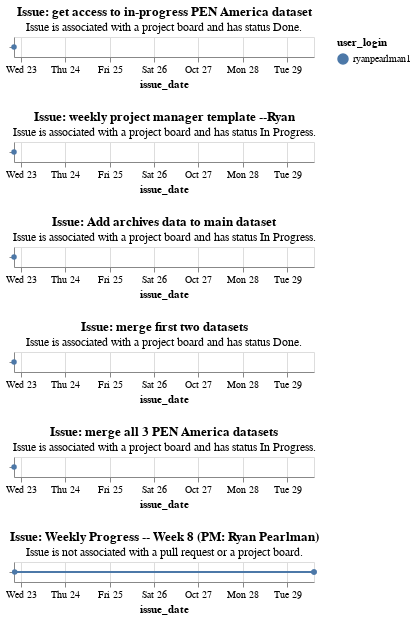

The code cell stored with this chart in its notebook:
### Markdown cell above
### Issues and Project Management Over Time

### Code cell
# Once again melt the issues dataframe from wide to long format so that we can have all the issue dates in one column called issue_date
melted_issues_df = issues_df.melt(id_vars=['user.login', 'title', 'state', 'body', 'html_url', 'assignee', 'assignees_logins', 'labels', 'milestone', 'draft', 'comments', 'state_reason', 'closed_by.login', 'reactions.total_count', 'issue_duration', 'issue_associated_with_pull_request', 'pull_request.url', 'issue_status_on_project_board'], value_vars=['created_at', 'updated_at', 'closed_at'], var_name='issue_date_type', value_name='issue_date')

# Rename columns for because Altair does not let us use '.' in the column names
melted_issues_df = melted_issues_df.rename(columns={
    'user.login': 'user_login', 
    'closed_by.login': 'closed_by_login'
})

# Sort the DataFrame by issue_date
melted_issues_df = melted_issues_df.sort_values(by='issue_date')

# Get the unique issue titles
issue_titles = melted_issues_df['title'].unique().tolist()

# Initialize an empty list to store the charts
charts = []
# Loop through each issue title to create a chart for the issue
for title in issue_titles:
    # Create a selection so that we can highlight the contributions of each group member
    selection = alt.selection_point(fields=['user_login'], bind='legend')
    
    # Filter the DataFrame for the current issue title
    subset_data = melted_issues_df[melted_issues_df['title'] == title]
    
    # Initialize a list to store subtitles for the chart
    subtitle = []
    
    # Check if the issue is associated with a pull request
    has_pr = subset_data[subset_data['issue_associated_with_pull_request'] == True]
    if not has_pr.empty:
        # If the issue is associated with a pull request, get the URL of the pull request and add it to the subtitle
        pr_url = subset_data['pull_request.url'].unique()[0]
        subtitle.append(f"Issue associated with a pull request ({pr_url}).")
    
    # Check if the issue is associated with a project board
    has_project_board = subset_data[subset_data['issue_status_on_project_board'].notna()]
    if not has_project_board.empty:
        # If the issue is associated with a project board, get the status of the issue on the project board and add it to the subtitle
        board_status = subset_data['issue_status_on_project_board'].unique()[0]
        subtitle.append(f"Issue is associated with a project board and has status {board_status}.")
    
    # If no subtitles were added, add a default message
    if not subtitle:
        subtitle = "Issue is not associated with a pull request or a project board."
    
    # Create a line chart for the current issue title
    chart = alt.Chart(subset_data).mark_line(point=True).encode(
        x='issue_date:T', # Use the issue date as the x-axis
        y=alt.Y('title', axis=alt.Axis(title=None, labels=False)), # Use the title as the y-axis and don't show the axis labels or title since we have the title in the chart title
        color='user_login:N', # Color the lines by the user login
        tooltip=[
            'user_login', 'closed_by_login', 'yearmonthdatehoursminutes(issue_date)', 'issue_date_type', 
            'title', 'body', 'state', 'assignee', 'assignees_logins', 'html_url'
        ], # Show the user login, closed by login, issue date, issue date type, title, body, state, assignee, assignees logins, and HTML URL in the tooltip
        opacity=alt.condition(selection, alt.value(1), alt.value(0.1)) # Set the opacity to 1 if the user login is selected and 0.1 if not
    ).add_params(selection).properties(
        # Set the title of the chart to be the issue title and the subtitle to be the subtitles we created
        title=alt.Title(f"Issue: {title}", subtitle=subtitle)
    )
    
    # Append the chart to the list of charts
    charts.append(chart)

# Concatenate all the charts vertically and resolve the x-scale to be shared
alt.vconcat(*charts).resolve_scale(x='shared')

### Figure 1 — Vega-Lite specification as saved in the notebook (floating-point values rounded to 4 significant figures)
{"config": {"view": {"continuousWidth": 300, "continuousHeight": 300}}, "vconcat": [{"data": {"name": "data-c96da6dcd81928903618370a75af5401"}, "mark": {"type": "line", "point": true}, "encoding": {"color": {"field": "user_login", "type": "nominal"}, "opacity": {"condition": {"param": "param_4", "value": 1}, "value": 0.1}, "tooltip": [{"field": "user_login", "type": "nominal"}, {"field": "closed_by_login", "type": "quantitative"}, {"field": "issue_date", "timeUnit": "yearmonthdatehoursminutes", "type": "temporal"}, {"field": "issue_date_type", "type": "nominal"}, {"field": "title", "type": "nominal"}, {"field": "body", "type": "quantitative"}, {"field": "state", "type": "quantitative"}, {"field": "assignee", "type": "quantitative"}, {"field": "assignees_logins", "type": "quantitative"}, {"field": "html_url", "type": "quantitative"}], "x": {"field": "issue_date", "type": "temporal"}, "y": {"axis": {"labels": false, "title": null}, "field": "title", "type": "nominal"}}, "name": "view_4", "title": {"text": "Issue: get access to in-progress PEN America dataset", "subtitle": ["Issue is associated with a project board and has status Done."]}}, {"data": {"name": "data-212f981fa1e5b789cc224af2da07b973"}, "mark": {"type": "line", "point": true}, "encoding": {"color": {"field": "user_login", "type": "nominal"}, "opacity": {"condition": {"param": "param_5", "value": 1}, "value": 0.1}, "tooltip": [{"field": "user_login", "type": "nominal"}, {"field": "closed_by_login", "type": "quantitative"}, {"field": "issue_date", "timeUnit": "yearmonthdatehoursminutes", "type": "temporal"}, {"field": "issue_date_type", "type": "nominal"}, {"field": "title", "type": "nominal"}, {"field": "body", "type": "quantitative"}, {"field": "state", "type": "quantitative"}, {"field": "assignee", "type": "quantitative"}, {"field": "assignees_logins", "type": "quantitative"}, {"field": "html_url", "type": "quantitative"}], "x": {"field": "issue_date", "type": "temporal"}, "y": {"axis": {"labels": false, "title": null}, "field": "title", "type": "nominal"}}, "name": "view_5", "title": {"text": "Issue: weekly project manager template --Ryan", "subtitle": ["Issue is associated with a project board and has status In Progress."]}}, {"data": {"name": "data-1891a36f22b6de52bb2a57ee066d2c74"}, "mark": {"type": "line", "point": true}, "encoding": {"color": {"field": "user_login", "type": "nominal"}, "opacity": {"condition": {"param": "param_6", "value": 1}, "value": 0.1}, "tooltip": [{"field": "user_login", "type": "nominal"}, {"field": "closed_by_login", "type": "quantitative"}, {"field": "issue_date", "timeUnit": "yearmonthdatehoursminutes", "type": "temporal"}, {"field": "issue_date_type", "type": "nominal"}, {"field": "title", "type": "nominal"}, {"field": "body", "type": "quantitative"}, {"field": "state", "type": "quantitative"}, {"field": "assignee", "type": "quantitative"}, {"field": "assignees_logins", "type": "quantitative"}, {"field": "html_url", "type": "quantitative"}], "x": {"field": "issue_date", "type": "temporal"}, "y": {"axis": {"labels": false, "title": null}, "field": "title", "type": "nominal"}}, "name": "view_6", "title": {"text": "Issue: Add archives data to main dataset", "subtitle": ["Issue is associated with a project board and has status In Progress."]}}, {"data": {"name": "data-35643030adb78595865c6cbeaae0a2b5"}, "mark": {"type": "line", "point": true}, "encoding": {"color": {"field": "user_login", "type": "nominal"}, "opacity": {"condition": {"param": "param_7", "value": 1}, "value": 0.1}, "tooltip": [{"field": "user_login", "type": "nominal"}, {"field": "closed_by_login", "type": "quantitative"}, {"field": "issue_date", "timeUnit": "yearmonthdatehoursminutes", "type": "temporal"}, {"field": "issue_date_type", "type": "nominal"}, {"field": "title", "type": "nominal"}, {"field": "body", "type": "quantitative"}, {"field": "state", "type": "quantitative"}, {"field": "assignee", "type": "quantitative"}, {"field": "assignees_logins", "type": "quantitative"}, {"field": "html_url", "type": "quantitative"}], "x": {"field": "issue_date", "type": "temporal"}, "y": {"axis": {"labels": false, "title": null}, "field": "title", "type": "nominal"}}, "name": "view_7", "title": {"text": "Issue: merge first two datasets", "subtitle": ["Issue is associated with a project board and has status Done."]}}, {"data": {"name": "data-4921fbd15903b0d58d3db8b3a666d71f"}, "mark": {"type": "line", "point": true}, "encoding": {"color": {"field": "user_login", "type": "nominal"}, "opacity": {"condition": {"param": "param_8", "value": 1}, "value": 0.1}, "tooltip": [{"field": "user_login", "type": "nominal"}, {"field": "closed_by_login", "type": "quantitative"}, {"field": "issue_date", "timeUnit": "yearmonthdatehoursminutes", "type": "temporal"}, {"field": "issue_date_type", "type": "nominal"}, {"field": "title", "type": "nominal"}, {"field": "body", "type": "quantitative"}, {"field": "state", "type": "quantitative"}, {"field": "assignee", "type": "quantitative"}, {"field": "assignees_logins", "type": "quantitative"}, {"field": "html_url", "type": "quantitative"}], "x": {"field": "issue_date", "type": "temporal"}, "y": {"axis": {"labels": false, "title": null}, "field": "title", "type": "nominal"}}, "name": "view_8", "title": {"text": "Issue: merge all 3 PEN America datasets", "subtitle": ["Issue is associated with a project board and has status In Progress."]}}, {"data": {"name": "data-eebdfc1e9e17bdee271d4fb9dadf26b1"}, "mark": {"type": "line", "point": true}, "encoding": {"color": {"field": "user_login", "type": "nominal"}, "opacity": {"condition": {"param": "param_9", "value": 1}, "value": 0.1}, "tooltip": [{"field": "user_login", "type": "nominal"}, {"field": "closed_by_login", "type": "nominal"}, {"field": "issue_date", "timeUnit": "yearmonthdatehoursminutes", "type": "temporal"}, {"field": "issue_date_type", "type": "nominal"}, {"field": "title", "type": "nominal"}, {"field": "body", "type": "nominal"}, {"field": "state", "type": "nominal"}, {"field": "assignee", "type": "quantitative"}, {"field": "assignees_logins", "type": "quantitative"}, {"field": "html_url", "type": "nominal"}], "x": {"field": "issue_date", "type": "temporal"}, "y": {"axis": {"labels": false, "title": null}, "field": "title", "type": "nominal"}}, "name": "view_9", "title": {"text": "Issue: Weekly Progress -- Week 8 (PM: Ryan Pearlman)", "subtitle": "Issue is not associated with a pull request or a project board."}}], "params": [{"name": "param_4", "select": {"type": "point", "fields": ["user_login"]}, "bind": "legend", "views": ["view_4"]}, {"name": "param_5", "select": {"type": "point", "fields": ["user_login"]}, "bind": "legend", "views": ["view_5"]}, {"name": "param_6", "select": {"type": "point", "fields": ["user_login"]}, "bind": "legend", "views": ["view_6"]}, {"name": "param_7", "select": {"type": "point", "fields": ["user_login"]}, "bind": "legend", "views": ["view_7"]}, {"name": "param_8", "select": {"type": "point", "fields": ["user_login"]}, "bind": "legend", "views": ["view_8"]}, {"name": "param_9", "select": {"type": "point", "fields": ["user_login"]}, "bind": "legend", "views": ["view_9"]}], "resolve": {"scale": {"x": "shared"}}, "$schema": "https://vega.github.io/schema/vega-lite/v5.20.1.json", "datasets": {"data-c96da6dcd81928903618370a75af5401": [{"user_login": "ryanpearlman1", "title": "get access to in-progress PEN America dataset", "state": NaN, "body": NaN, "html_url": NaN, "assignee": null, "assignees_logins": null, "labels": NaN, "milestone": null, "draft": null, "comments": null, "state_reason": NaN, "closed_by_login": NaN, "reactions.total_count": null, "issue_duration": null, "issue_associated_with_pull_request": false, "pull_request.url": null, "issue_status_on_project_board": "Done", "issue_date_type": "created_at", "issue_date": "2024-10-22 20:11:46+00:00"}, {"user_login": "ryanpearlman1", "title": "get access to in-progress PEN America dataset", "state": NaN, "body": NaN, "html_url": NaN, "assignee": null, "assignees_logins": null, "labels": NaN, "milestone": null, "draft": null, "comments": null, "state_reason": NaN, "closed_by_login": NaN, "reactions.total_count": null, "issue_duration": null, "issue_associated_with_pull_request": false, "pull_request.url": null, "issue_status_on_project_board": "Done", "issue_date_type": "updated_at", "issue_date": null}, {"user_login": "ryanpearlman1", "title": "get access to in-progress PEN America dataset", "state": NaN, "body": NaN, "html_url": NaN, "assignee": null, "assignees_logins": null, "labels": NaN, "milestone": null, "draft": null, "comments": null, "state_reason": NaN, "closed_by_login": NaN, "reactions.total_count": null, "issue_duration": null, "issue_associated_with_pull_request": false, "pull_request.url": null, "issue_status_on_project_board": "Done", "issue_date_type": "closed_at", "issue_date": null}], "data-212f981fa1e5b789cc224af2da07b973": [{"user_login": "ryanpearlman1", "title": "weekly project manager template --Ryan", "state": NaN, "body": NaN, "html_url": NaN, "assignee": null, "assignees_logins": null, "labels": NaN, "milestone": null, "draft": null, "comments": null, "state_reason": NaN, "closed_by_login": NaN, "reactions.total_count": null, "issue_duration": null, "issue_associated_with_pull_request": false, "pull_request.url": null, "issue_status_on_project_board": "In Progress", "issue_date_type": "created_at", "issue_date": "2024-10-22 20:12:32+00:00"}, {"user_login": "ryanpearlman1", "title": "weekly project manager template --Ryan", "state": NaN, "body": NaN, "html_url": NaN, "assignee": null, "assignees_logins": null, "labels": NaN, "milestone": null, "draft": null, "comments": null, "state_reason": NaN, "closed_by_login": NaN, "reactions.total_count": null, "issue_duration": null, "issue_associated_with_pull_request": false, "pull_request.url": null, "issue_status_on_project_board": "In Progress", "issue_date_type": "updated_at", "issue_date": null}, {"user_login": "ryanpearlman1", "title": "weekly project manager template --Ryan", "state": NaN, "body": NaN, "html_url": NaN, "assignee": null, "assignees_logins": null, "labels": NaN, "milestone": null, "draft": null, "comments": null, "state_reason": NaN, "closed_by_login": NaN, "reactions.total_count": null, "issue_duration": null, "issue_associated_with_pull_request": false, "pull_request.url": null, "issue_status_on_project_board": "In Progress", "issue_date_type": "closed_at", "issue_date": null}], "data-1891a36f22b6de52bb2a57ee066d2c74": [{"user_login": "ryanpearlman1", "title": "Add archives data to main dataset", "state": NaN, "body": NaN, "html_url": NaN, "assignee": null, "assignees_logins": null, "labels": NaN, "milestone": null, "draft": null, "comments": null, "state_reason": NaN, "closed_by_login": NaN, "reactions.total_count": null, "issue_duration": null, "issue_associated_with_pull_request": false, "pull_request.url": null, "issue_status_on_project_board": "In Progress", "issue_date_type": "created_at", "issue_date": "2024-10-22 20:12:45+00:00"}, {"user_login": "ryanpearlman1", "title": "Add archives data to main dataset", "state": NaN, "body": NaN, "html_url": NaN, "assignee": null, "assignees_logins": null, "labels": NaN, "milestone": null, "draft": null, "comments": null, "state_reason": NaN, "closed_by_login": NaN, "reactions.total_count": null, "issue_duration": null, "issue_associated_with_pull_request": false, "pull_request.url": null, "issue_status_on_project_board": "In Progress", "issue_date_type": "updated_at", "issue_date": null}, {"user_login": "ryanpearlman1", "title": "Add archives data to main dataset", "state": NaN, "body": NaN, "html_url": NaN, "assignee": null, "assignees_logins": null, "labels": NaN, "milestone": null, "draft": null, "comments": null, "state_reason": NaN, "closed_by_login": NaN, "reactions.total_count": null, "issue_duration": null, "issue_associated_with_pull_request": false, "pull_request.url": null, "issue_status_on_project_board": "In Progress", "issue_date_type": "closed_at", "issue_date": null}], "data-35643030adb78595865c6cbeaae0a2b5": [{"user_login": "ryanpearlman1", "title": "merge first two datasets", "state": NaN, "body": NaN, "html_url": NaN, "assignee": null, "assignees_logins": null, "labels": NaN, "milestone": null, "draft": null, "comments": null, "state_reason": NaN, "closed_by_login": NaN, "reactions.total_count": null, "issue_duration": null, "issue_associated_with_pull_request": false, "pull_request.url": null, "issue_status_on_project_board": "Done", "issue_date_type": "created_at", "issue_date": "2024-10-22 20:12:57+00:00"}, {"user_login": "ryanpearlman1", "title": "merge first two datasets", "state": NaN, "body": NaN, "html_url": NaN, "assignee": null, "assignees_logins": null, "labels": NaN, "milestone": null, "draft": null, "comments": null, "state_reason": NaN, "closed_by_login": NaN, "reactions.total_count": null, "issue_duration": null, "issue_associated_with_pull_request": false, "pull_request.url": null, "issue_status_on_project_board": "Done", "issue_date_type": "updated_at", "issue_date": null}, {"user_login": "ryanpearlman1", "title": "merge first two datasets", "state": NaN, "body": NaN, "html_url": NaN, "assignee": null, "assignees_logins": null, "labels": NaN, "milestone": null, "draft": null, "comments": null, "state_reason": NaN, "closed_by_login": NaN, "reactions.total_count": null, "issue_duration": null, "issue_associated_with_pull_request": false, "pull_request.url": null, "issue_status_on_project_board": "Done", "issue_date_type": "closed_at", "issue_date": null}], "data-4921fbd15903b0d58d3db8b3a666d71f": [{"user_login": "ryanpearlman1", "title": "merge all 3 PEN America datasets", "state": NaN, "body": NaN, "html_url": NaN, "assignee": null, "assignees_logins": null, "labels": NaN, "milestone": null, "draft": null, "comments": null, "state_reason": NaN, "closed_by_login": NaN, "reactions.total_count": null, "issue_duration": null, "issue_associated_with_pull_request": false, "pull_request.url": null, "issue_status_on_project_board": "In Progress", "issue_date_type": "created_at", "issue_date": "2024-10-22 20:13:12+00:00"}, {"user_login": "ryanpearlman1", "title": "merge all 3 PEN America datasets", "state": NaN, "body": NaN, "html_url": NaN, "assignee": null, "assignees_logins": null, "labels": NaN, "milestone": null, "draft": null, "comments": null, "state_reason": NaN, "closed_by_login": NaN, "reactions.total_count": null, "issue_duration": null, "issue_associated_with_pull_request": false, "pull_request.url": null, "issue_status_on_project_board": "In Progress", "issue_date_type": "updated_at", "issue_date": null}, {"user_login": "ryanpearlman1", "title": "merge all 3 PEN America datasets", "state": NaN, "body": NaN, "html_url": NaN, "assignee": null, "assignees_logins": null, "labels": NaN, "milestone": null, "draft": null, "comments": null, "state_reason": NaN, "closed_by_login": NaN, "reactions.total_count": null, "issue_duration": null, "issue_associated_with_pull_request": false, "pull_request.url": null, "issue_status_on_project_board": "In Progress", "issue_date_type": "closed_at", "issue_date": null}], "data-eebdfc1e9e17bdee271d4fb9dadf26b1": [{"user_login": "ryanpearlman1", "title": "Weekly Progress -- Week 8 (PM: Ryan Pearlman)", "state": "closed", "body": "This is a template for project managers to report their weekly progress. Please fill out the following sections. You can also include any additional information that you think is relevant.\r\n\r\n# Project Manager Weekly Report\r\n\r\n## Weekly Checklist\r\n\r\n- [x] Created a weekly report for the group project\r\n- [x] Updated the project board\r\n- [x] Checked in with team members\r\n- [x] Assigned tasks for the upcoming week\r\n- [x] Close issue once the weekly tasks are completed\r\n\r\n## Weekly Summary:\r\n*Try to answer the following questions as best you can, though you are welcome to keep it brief and in bullet points.*\r\n\r\n- What were the goals for this week for the group project?\r\nOur goals were to get a dataset together with all the data we've gathered.\r\n- What has been accomplished?\r\nWe've managed to get a diverse dataset with many features to use for the future, by using publicly available data and data from the archives.\r\n- Any problems or issues that need resolving?\r\nN/A\r\n\r\n## Next Week's Goals:\r\n*Try to answer the following questions as best you can, though you are welcome to keep it brief and in bullet points.*\r\n\r\n- What are the goals for the upcoming week? Reach out to Professor Knox, and make sure we're allowed to use the in-progress PEN America dataset before putting it in our GitHub.\r\n- Who is assigned to what tasks?\r\nAditi and Rebeca are adding archives data to the dataset. Avery and Ryan are merging the dataset and making sure there aren't any null rows. Henry and Lhaye are emailing PEN America and Professor Knox for more datasets for us to use.\r\n\r\n## Notes/Additional Information:\r\n*Optional additional information*\r\n\r\n- Anything else to highlight?", "html_url": "https://github.com/CultureAsData-UIUC/is310-fall-2024-group-2/issues/3", "assignee": null, "assignees_logins": null, "labels": "[]", "milestone": null, "draft": null, "comments": 0.0, "state_reason": "completed", "closed_by_login": "ryanpearlman1", "reactions.total_count": 0.0, "issue_duration": 6.0, "issue_associated_with_pull_request": false, "pull_request.url": null, "issue_status_on_project_board": NaN, "issue_date_type": "created_at", "issue_date": "2024-10-22 20:34:04+00:00"}, {"user_login": "ryanpearlman1", "title": "Weekly Progress -- Week 8 (PM: Ryan Pearlman)", "state": "closed", "body": "This is a template for project managers to report their weekly progress. Please fill out the following sections. You can also include any additional information that you think is relevant.\r\n\r\n# Project Manager Weekly Report\r\n\r\n## Weekly Checklist\r\n\r\n- [x] Created a weekly report for the group project\r\n- [x] Updated the project board\r\n- [x] Checked in with team members\r\n- [x] Assigned tasks for the upcoming week\r\n- [x] Close issue once the weekly tasks are completed\r\n\r\n## Weekly Summary:\r\n*Try to answer the following questions as best you can, though you are welcome to keep it brief and in bullet points.*\r\n\r\n- What were the goals for this week for the group project?\r\nOur goals were to get a dataset together with all the data we've gathered.\r\n- What has been accomplished?\r\nWe've managed to get a diverse dataset with many features to use for the future, by using publicly available data and data from the archives.\r\n- Any problems or issues that need resolving?\r\nN/A\r\n\r\n## Next Week's Goals:\r\n*Try to answer the following questions as best you can, though you are welcome to keep it brief and in bullet points.*\r\n\r\n- What are the goals for the upcoming week? Reach out to Professor Knox, and make sure we're allowed to use the in-progress PEN America dataset before putting it in our GitHub.\r\n- Who is assigned to what tasks?\r\nAditi and Rebeca are adding archives data to the dataset. Avery and Ryan are merging the dataset and making sure there aren't any null rows. Henry and Lhaye are emailing PEN America and Professor Knox for more datasets for us to use.\r\n\r\n## Notes/Additional Information:\r\n*Optional additional information*\r\n\r\n- Anything else to highlight?", "html_url": "https://github.com/CultureAsData-UIUC/is310-fall-2024-group-2/issues/3", "assignee": null, "assignees_logins": null, "labels": "[]", "milestone": null, "draft": null, "comments": 0.0, "state_reason": "completed", "closed_by_login": "ryanpearlman1", "reactions.total_count": 0.0, "issue_duration": 6.0, "issue_associated_with_pull_request": false, "pull_request.url": null, "issue_status_on_project_board": NaN, "issue_date_type": "updated_at", "issue_date": "2024-10-29 14:36:07+00:00"}, {"user_login": "ryanpearlman1", "title": "Weekly Progress -- Week 8 (PM: Ryan Pearlman)", "state": "closed", "body": "This is a template for project managers to report their weekly progress. Please fill out the following sections. You can also include any additional information that you think is relevant.\r\n\r\n# Project Manager Weekly Report\r\n\r\n## Weekly Checklist\r\n\r\n- [x] Created a weekly report for the group project\r\n- [x] Updated the project board\r\n- [x] Checked in with team members\r\n- [x] Assigned tasks for the upcoming week\r\n- [x] Close issue once the weekly tasks are completed\r\n\r\n## Weekly Summary:\r\n*Try to answer the following questions as best you can, though you are welcome to keep it brief and in bullet points.*\r\n\r\n- What were the goals for this week for the group project?\r\nOur goals were to get a dataset together with all the data we've gathered.\r\n- What has been accomplished?\r\nWe've managed to get a diverse dataset with many features to use for the future, by using publicly available data and data from the archives.\r\n- Any problems or issues that need resolving?\r\nN/A\r\n\r\n## Next Week's Goals:\r\n*Try to answer the following questions as best you can, though you are welcome to keep it brief and in bullet points.*\r\n\r\n- What are the goals for the upcoming week? Reach out to Professor Knox, and make sure we're allowed to use the in-progress PEN America dataset before putting it in our GitHub.\r\n- Who is assigned to what tasks?\r\nAditi and Rebeca are adding archives data to the dataset. Avery and Ryan are merging the dataset and making sure there aren't any null rows. Henry and Lhaye are emailing PEN America and Professor Knox for more datasets for us to use.\r\n\r\n## Notes/Additional Information:\r\n*Optional additional information*\r\n\r\n- Anything else to highlight?", "html_url": "https://github.com/CultureAsData-UIUC/is310-fall-2024-group-2/issues/3", "assignee": null, "assignees_logins": null, "labels": "[]", "milestone": null, "draft": null, "comments": 0.0, "state_reason": "completed", "closed_by_login": "ryanpearlman1", "reactions.total_count": 0.0, "issue_duration": 6.0, "issue_associated_with_pull_request": false, "pull_request.url": null, "issue_status_on_project_board": NaN, "issue_date_type": "closed_at", "issue_date": "2024-10-29 14:36:07+00:00"}]}}
